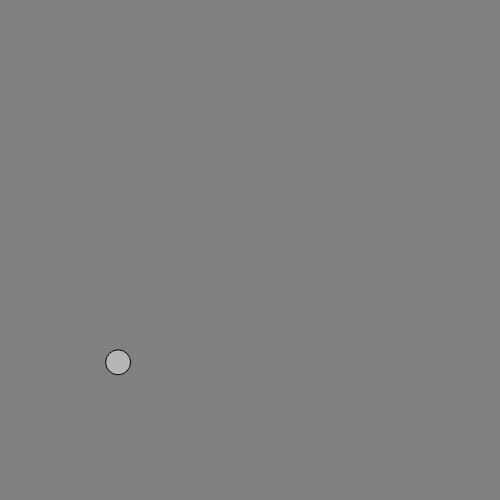
Frame 1 (no input)
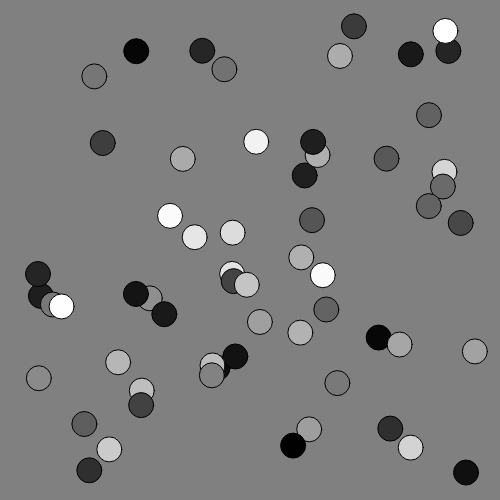
Frame 60 (no input)
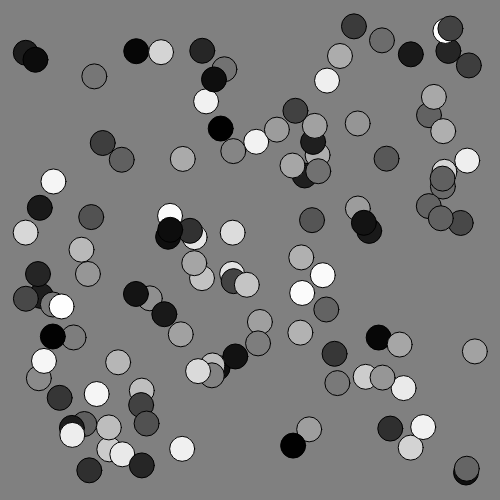
Frame 120 (the mouse pressed at the canvas centre since frame 60)

The p5.js sketch that drew these frames (run headless with seeded random() and noise() and a simulated clock; from frame 60 on, the mouse is pressed at the canvas centre):

// p5.js sketch
// ── sketch.js
// NOTE: this demo showcases how a p5 sketch can be used in conjunction with an
// HTML document.  Please open up the 'index.html' file and refer to it as necessary

function setup() {
  // create our canvas & store a reference
  let canvas = createCanvas(500, 500);

  // set the ID on the canvas element
  canvas.id("my_p5_canvas_element");

  // erase the background
  background(128);
}

function draw() {
  // just draw some random ellipses
  fill(random(255));
  ellipse(random(25,width-25), random(25,height-25), 25, 25);
}
